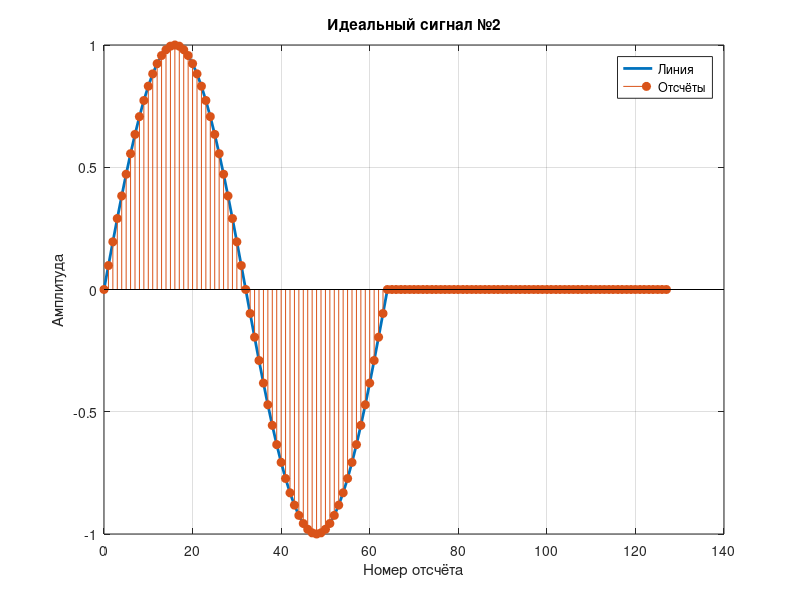
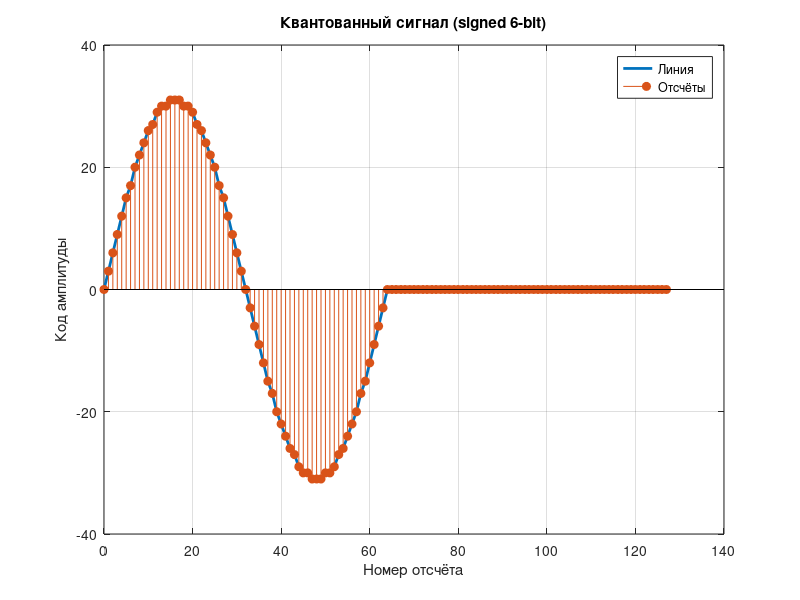
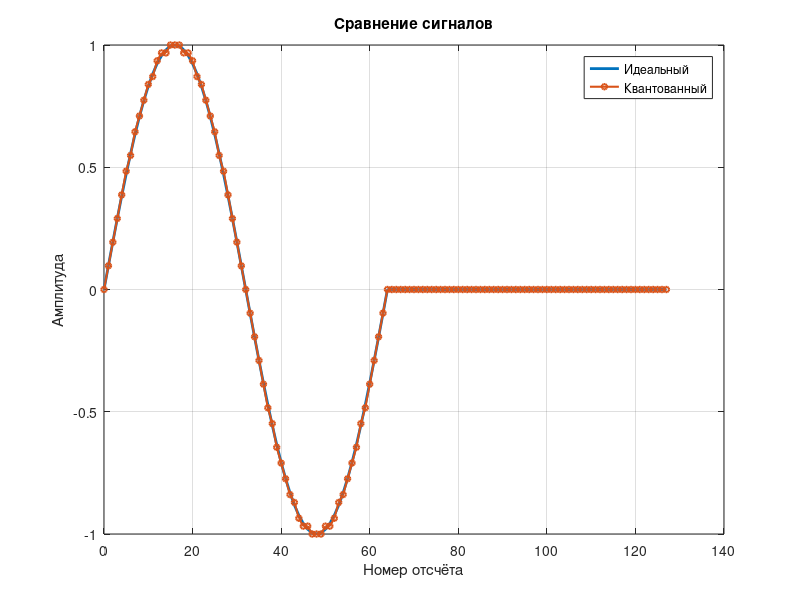
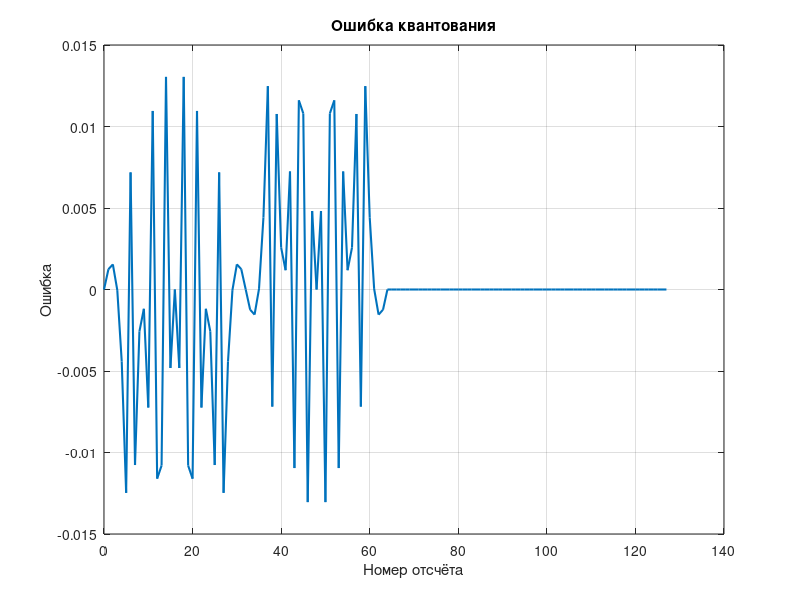

The MATLAB script that drew these images, in order:
clear;
clc;
close all;

%% =========================
% ПАРАМЕТРЫ
% =========================
LUT_LEN    = 128;   % длина LUT
ACTIVE_LEN = 64;    % длина синус-участка
PAC_BITS   = 6;     % разрядность

SIGNED_MAX = 2^(PAC_BITS-1) - 1;  % 31
SIGNED_MIN = -2^(PAC_BITS-1);     % -32

%% =========================
% 1. ФОРМИРОВАНИЕ СИГНАЛА
% =========================
lut_real = zeros(1, LUT_LEN);

n = 0:ACTIVE_LEN-1;

% один период синуса
lut_real(1:ACTIVE_LEN) = sin(2*pi*n/ACTIVE_LEN);

% вторая половина = 0

%% =========================
% 2. КВАНТОВАНИЕ
% =========================
lut_quant = round(lut_real * SIGNED_MAX);

% ограничение диапазона
lut_quant(lut_quant > SIGNED_MAX) = SIGNED_MAX;
lut_quant(lut_quant < SIGNED_MIN) = SIGNED_MIN;

%% =========================
% 3. ГРАФИКИ
% =========================
x = 0:LUT_LEN-1;

% идеальный сигнал
figure;
plot(x, lut_real, 'LineWidth', 2);
hold on;
stem(x, lut_real, 'filled');
grid on;
title('Идеальный сигнал №2');
xlabel('Номер отсчёта');
ylabel('Амплитуда');
legend('Линия', 'Отсчёты');

% квантованный сигнал
figure;
plot(x, lut_quant, 'LineWidth', 2);
hold on;
stem(x, lut_quant, 'filled');
grid on;
title('Квантованный сигнал (signed 6-bit)');
xlabel('Номер отсчёта');
ylabel('Код амплитуды');
legend('Линия', 'Отсчёты');

% сравнение
figure;
plot(x, lut_real, 'LineWidth', 2);
hold on;
plot(x, lut_quant / SIGNED_MAX, 'o-', 'LineWidth', 1.5, 'MarkerSize', 4);
grid on;
title('Сравнение сигналов');
xlabel('Номер отсчёта');
ylabel('Амплитуда');
legend('Идеальный', 'Квантованный', 'Location', 'best');

% ошибка квантования
figure;
plot(x, lut_real - lut_quant / SIGNED_MAX, 'LineWidth', 1.5);
grid on;
title('Ошибка квантования');
xlabel('Номер отсчёта');
ylabel('Ошибка');

%% =========================
% 4. СОХРАНЕНИЕ В ФАЙЛЫ
% =========================

% HEX (для $readmemh)
fid = fopen('lut_signal2.hex', 'w');

for k = 1:LUT_LEN
    val = lut_quant(k);

    if val < 0
        val_tc = 2^PAC_BITS + val;  % two's complement
    else
        val_tc = val;
    end

    fprintf(fid, '%02X\n', val_tc);
end

fclose(fid);

% BIN (для $readmemb)
fid = fopen('lut_signal2.bin', 'w');

for k = 1:LUT_LEN
    val = lut_quant(k);

    if val < 0
        val_tc = 2^PAC_BITS + val;
    else
        val_tc = val;
    end

    fprintf(fid, '%s\n', dec2bin(val_tc, PAC_BITS));
end

fclose(fid);

%% =========================
% 5. ПРОВЕРКА
% =========================
disp('Первые 16 значений LUT:');
disp(lut_quant(1:16));
